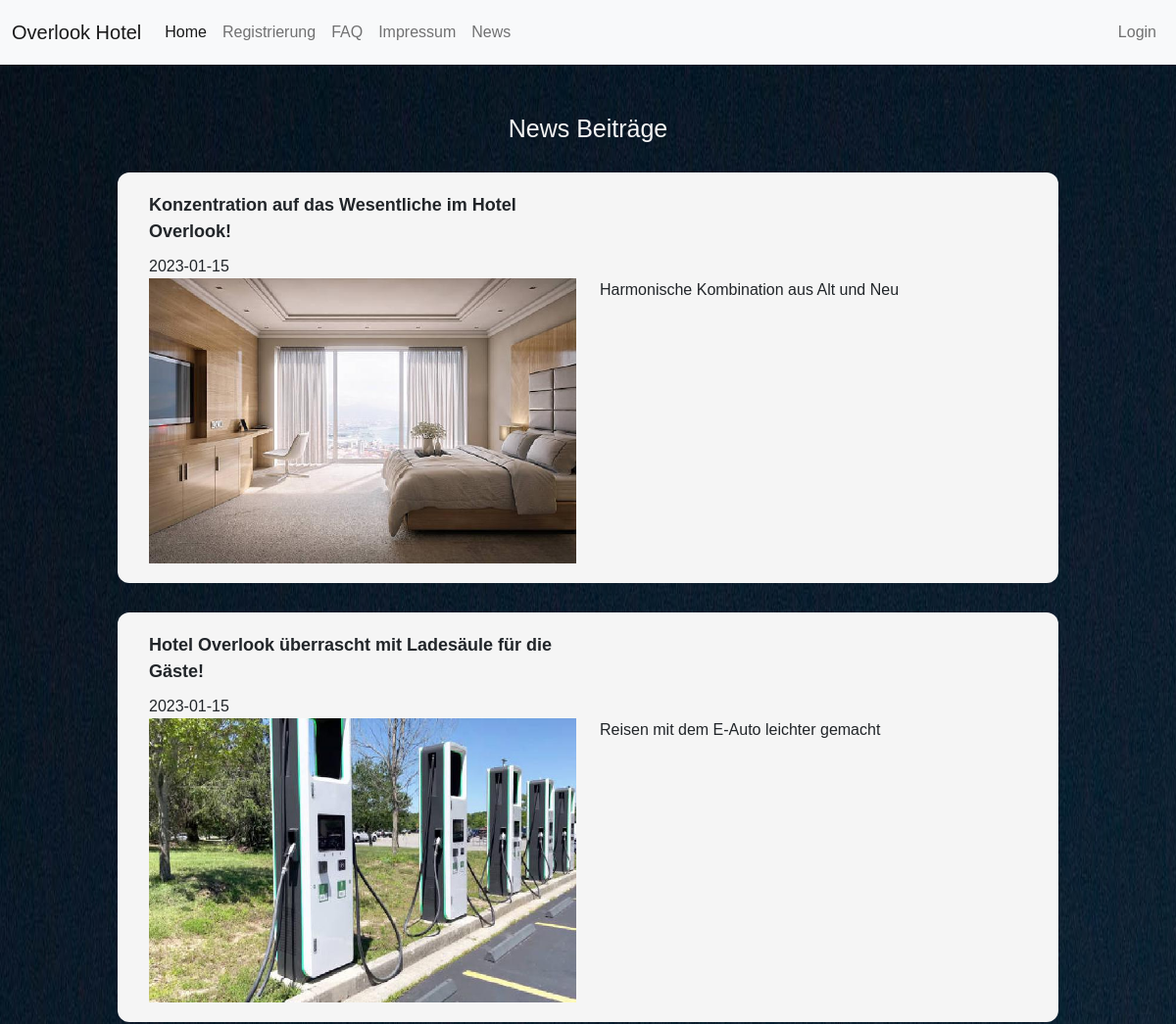
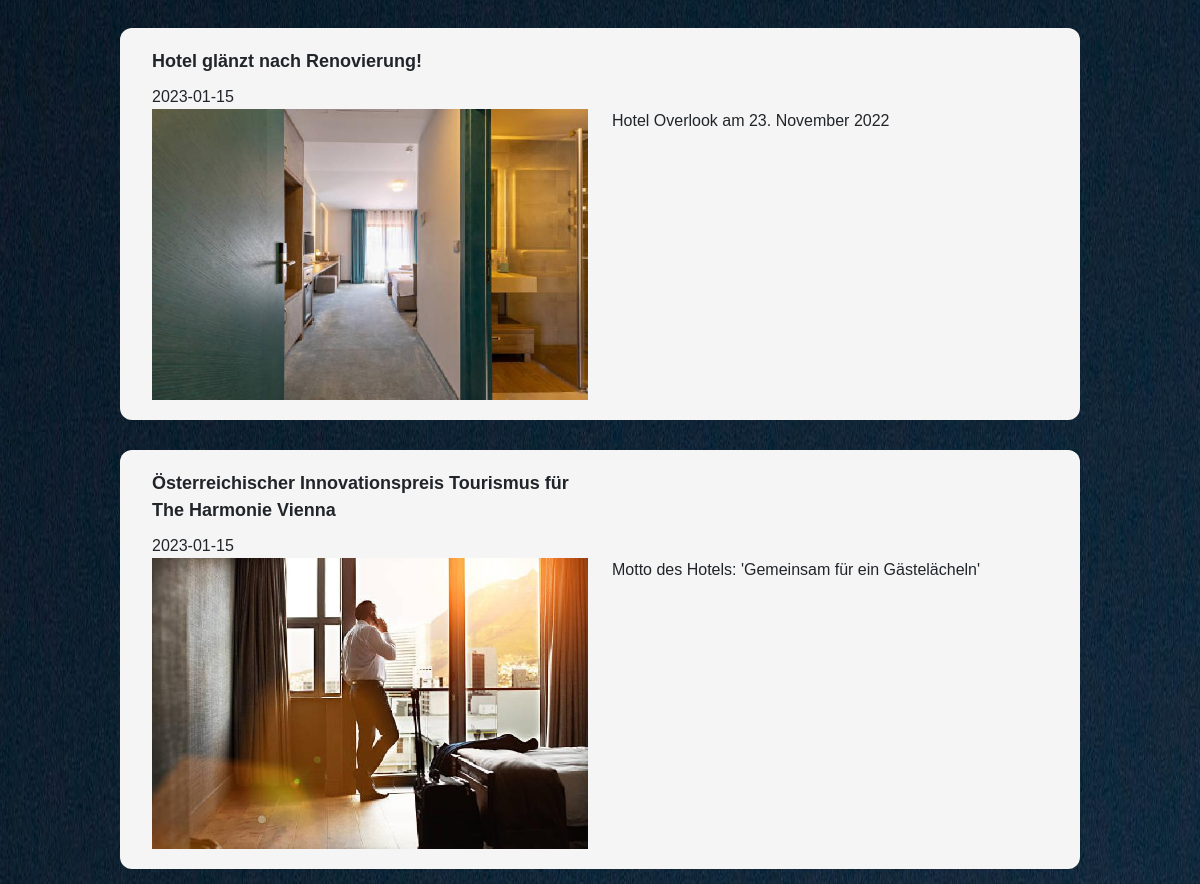
Page /newsanzeigen.php on the committed database (2 pictures, top to bottom).
### tables this page shows
CREATE TABLE `news` (
  `newsid` int(255) NOT NULL,
  `path` varchar(200) DEFAULT NULL,
  `paththumb` varchar(250) DEFAULT NULL,
  `title` varchar(1000) DEFAULT NULL,
  `comment` text DEFAULT NULL,
  `date` date DEFAULT current_timestamp()
);

### newsanzeigen.php (the view, shortened to what this page needs)
<!DOCTYPE html>
<html lang="de">
<head>
    <link href="https://cdn.jsdelivr.net/npm/bootstrap@5.2.2/dist/css/bootstrap.min.css" rel="stylesheet"
>
    <link rel="stylesheet" href="stylesheet.css">
    <?php include "navbar.php" ?>
</head>
<body>
    <h1> News Beiträge</h1>
    <?php
    require('dbaccess.php');
    $db_obj = new mysqli($host, $user, $password, $database);
    $sql = "SELECT * FROM news ORDER BY newsid DESC";
    $stmt = $db_obj->prepare($sql);
    $stmt->execute();
    $stmt->bind_result($newsid, $path, $paththumb, $title, $comment, $date);
    while ($stmt->fetch()) { ?>
        <div class="beitrag row">
            <div class="newstitle float-left col-md-6 ">
                <?php
                echo "<td>" . $title . "</td>";
                ?>
            </div>
            <div class="float-right ">
                <?php
                echo "<td>" . $date . "</td>";
                ?>
            </div>
            <?php
            echo "<img src=" . $paththumb . " class='rounded float-left col-md-6' 'border-radius: 12px' alt=''>";
            ?>
            <div class="float-left col-md-6 ">
                <?php
                echo "<td>" . $comment . "</td>";
                ?>
            </div>
        </div>
    <?php
    }
    ?>
</body>

### navbar.php (shortened to what this page needs)
<!DOCTYPE html>
<html lang="de">
<link rel="stylesheet" href="stylesheet.css">
<nav class="navbar navbar-expand-lg bg-light">
    <div class="container-fluid">
        <a class="navbar-brand" href="Index.php">Overlook Hotel</a>
        <div class="collapse navbar-collapse" id="navbarNav">
            <ul class="navbar-nav">
                <li class="nav-item">
                    <a class="nav-link active" aria-current="page" href="Index.php">Home</a>
                </li>
                <li class="nav-item ">
                    <?php if( !isset($_SESSION['username']))  {
            ?>
                    <a class="nav-link" href="formular.php">Registrierung</a>
                    <?php } ?>
                </li>
                <li class="nav-item">
                    <a class="nav-link" href="FAQ.php">FAQ</a>
                </li>
                <li class="nav-item">
                    <a class="nav-link" href="Impressum.php">Impressum</a>
                </li>
                <li class="nav-item">
                    <a class="nav-link" href="newsanzeigen.php">News</a>
                </li>
            </ul>
            <ul class="navbar-nav ms-auto">
                <li class="nav-item ">
                    <?php if( isset($_SESSION['username']))
                    {?>
                    <a class="nav-link" href="logout.php">Logout</a>
                    <?php }else{ ?>
                    <a class="nav-link" href="login.php">Login</a>
                    <?php } ?>
                </li>
            </ul>
        </div>
    </div>
</nav>

### stylesheet.css (style rules this page uses)
* { font-family: 'Trebuchet MS', 'Lucida Sans Unicode', 'Lucida Grande', 'Lucida Sans', Arial, sans-serif; }
h1 { font-size: 25px; color: whitesmoke; font-weight: 100; text-align: center; margin-top: 50px; }
body { background-image: url(hotelbild.jpg); background-size: 250% 300%; background-repeat: repeat-y; }
.navbar { padding-top: 13px; padding-bottom: 13px; margin-bottom: 20px; }
.beitrag { background-color: whitesmoke; margin-top: 30px; margin-left: 10%; margin-right: 10%; margin-bottom: 15px; border-radius: 12px; padding: 20px; border-color: whitesmoke; }
.newstitle { margin-bottom: 10px; font-weight: 600; font-size: large; }

### rows in the picture
news: title "Konzentration auf das Wesentliche im Hotel Overlook!", date "2023-01-15", paththumb (picture), comment "Harmonische Kombination aus Alt und Neu"
news: title "Hotel Overlook überrascht mit Ladesäule für die Gäste!", date "2023-01-15", paththumb (picture), comment "Reisen mit dem E-Auto leichter gemacht"
news: title "Hotel glänzt nach Renovierung!", date "2023-01-15", paththumb (picture), comment "Hotel Overlook am 23. November 2022"
news: title "Österreichischer Innovationspreis Tourismus für The Harmonie Vienna", date "2023-01-15", paththumb (picture), comment "Motto des Hotels: 'Gemeinsam für ein Gästelächeln'"
